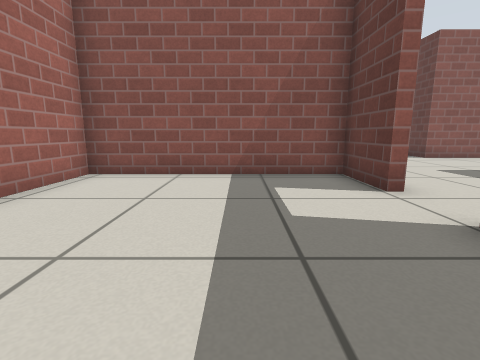
view 1 (above)

21 first-person views from a walk through a Gazebo world. The camera is 0.5 m above the floor, tilts 10° down and sees 85° across. The floor is counted in squares, 0.5 m on a side. Each view is taken from the middle of a square. On the plan, view 1 faces up. The plan holds only what a view shows up to about 11 squares ahead; the rest is blank. Simple patterns stand in for the simulator's built-in surfaces.

view 2
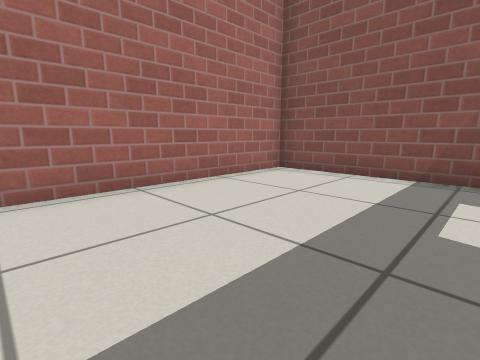

view 3
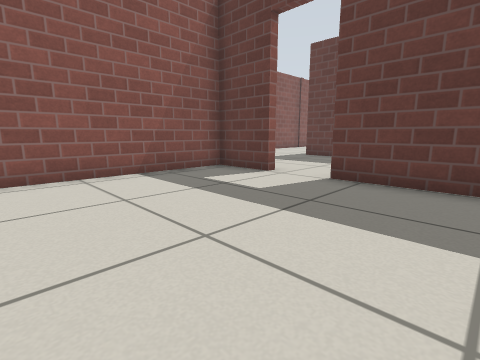

view 4
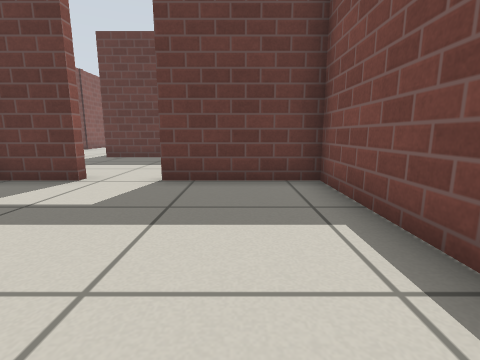

view 5
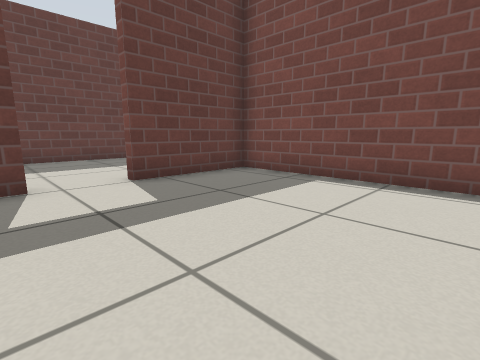

view 6
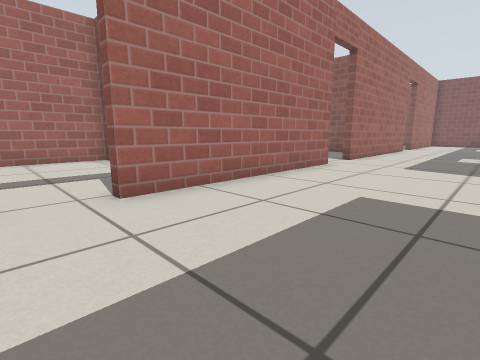

view 7
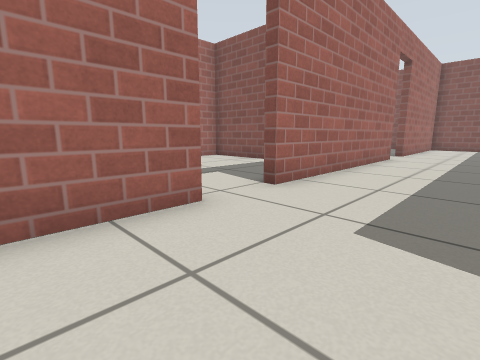

view 8
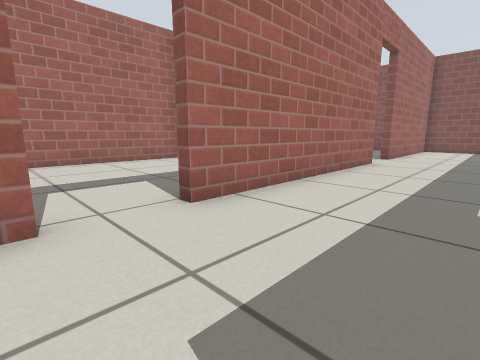

view 9
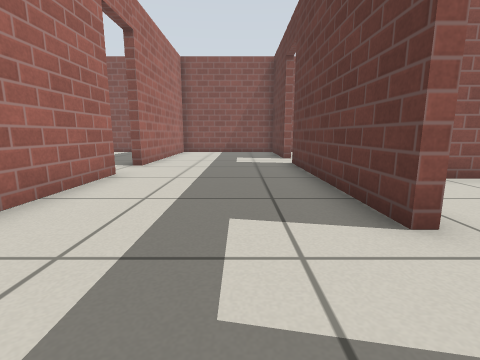

view 10
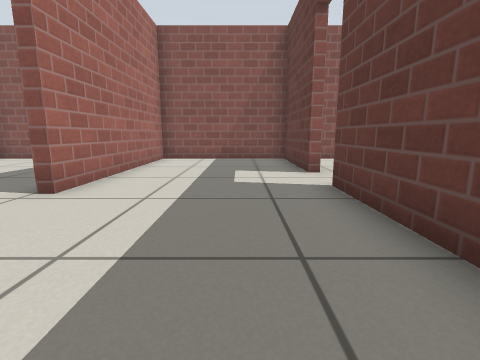

view 11
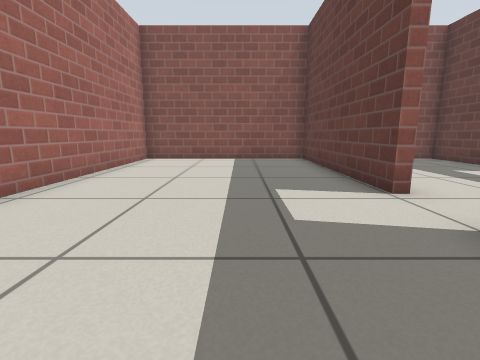

view 12
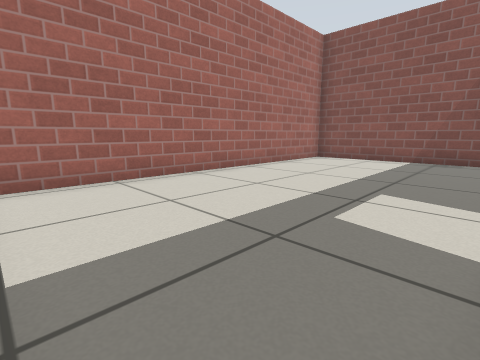

view 13
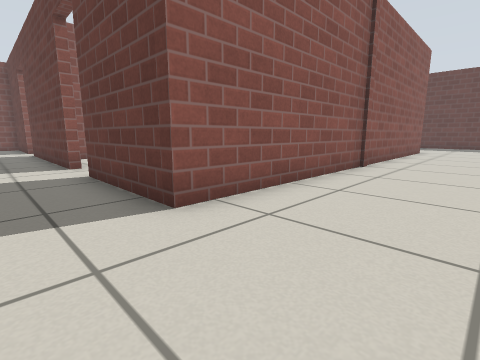

view 14
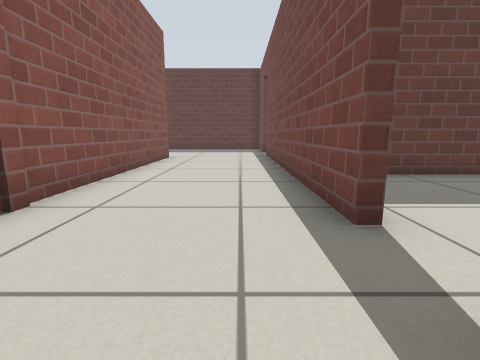

view 15
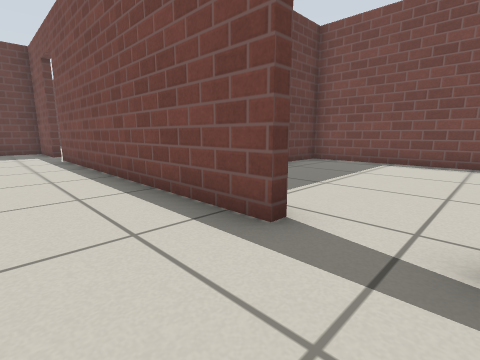

view 16
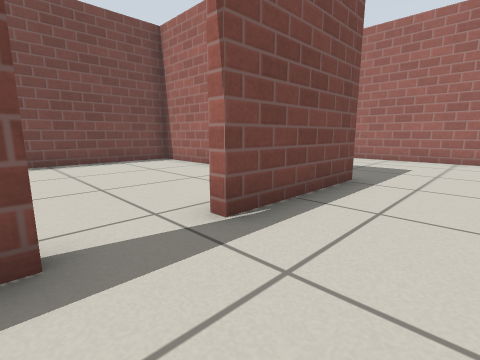

view 17
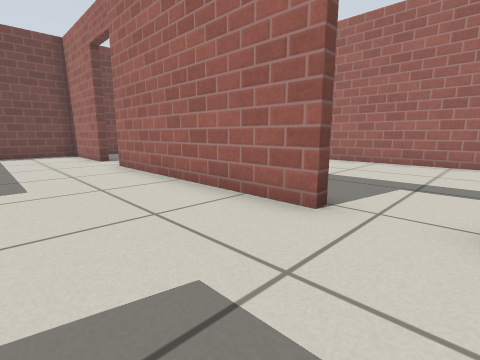

view 18
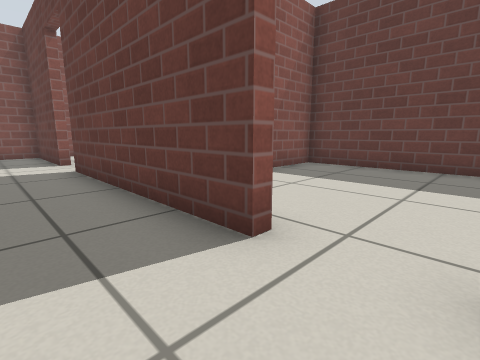

view 19
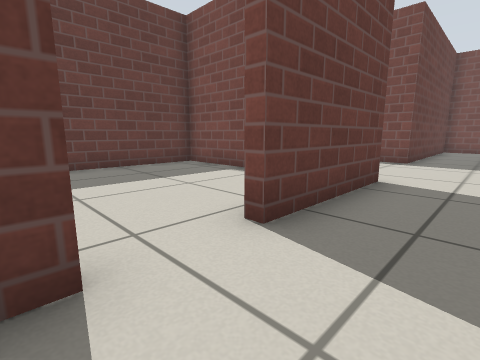

view 20
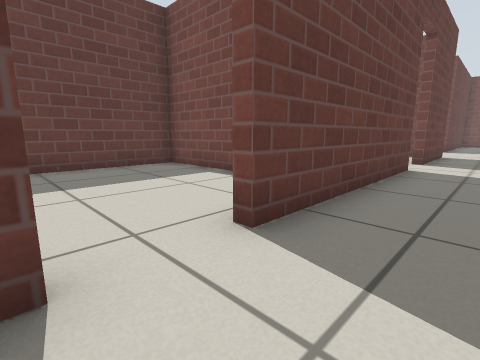

view 21
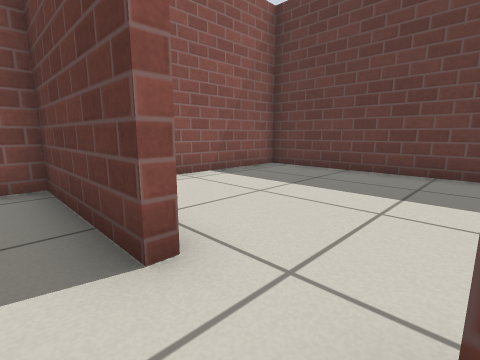

### Floor plan
Ten units are one square. View 1 is at (0, 0); x grows to the right and y downward. Boxes are objects, and circles mark ways between rooms. Rooms are numbered by the first view taken in them; rooms with no view inside come last. Other rooms are left out.
<svg viewBox="-43 -292 278 304">
<path fill="none" stroke="#000" d="M26 -45 26 -65 -38 -65 -38 -1M-29 7 26 7 26 -27M78 -165 78 -231M29 -114 29 -45M29 -206 29 -131M137 -67 224 -67M29 -27 29 3M78 -247 78 -287 29 -287 29 -223M82 -5 82 -67 120 -67M32 7 54 7M224 -111 78 -111 78 -149M26 -223 26 -287 -38 -287 -38 -181M85 -21 85 7 174 7 174 -44M-8 -172 -24 -172M-38 -171 -38 -81M111 -201 143 -201 143 -287 92 -287M114 -113 143 -113 143 -198 106 -198"/>
<circle cx="30" cy="-35" r="3" fill="#2a7"/>
<circle cx="30" cy="-215" r="3" fill="#2a7"/>
<circle cx="127" cy="-67" r="3" fill="#2a7"/>
<circle cx="30" cy="-125" r="3" fill="#2a7"/>
<circle cx="80" cy="-235" r="3" fill="#2a7"/>
<circle cx="80" cy="-155" r="3" fill="#2a7"/>
<text x="-10" y="-30">1</text>
<text x="70" y="-130">2</text>
<text x="-10" y="-230">3</text>
<text x="120" y="-30">4</text>
<text x="-10" y="-120">5</text>
<text x="110" y="-250">6</text>
<text x="110" y="-160">7</text>
</svg>
Room 1 opens to room 2. Room 2 opens to room 3. Room 2 opens to room 4. Room 2 opens to room 5. Room 2 opens to room 6. Room 2 opens to room 7.

Where each view was taken, in squares from view 1:
view 1: 0 up, 0 right, facing up
view 2: 0 up, 1 right, facing up-left
view 3: 0 up, 3 left, facing up-right
view 4: 1 up, 3 left, facing right
view 5: 5 up, 3 left, facing down-right
view 6: 3 up, 7 right, facing up-left
view 7: 9 up, 6 right, facing up-left
view 8: 11 up, 6 right, facing up-left
view 9: 14 up, 6 right, facing up
view 10: 18 up, 6 right, facing up
view 11: 18 up, 0 right, facing up
view 12: 18 up, 2 right, facing up-left
view 13: 8 up, 6 right, facing up-right
view 14: 8 up, 11 right, facing right
view 15: 9 up, 12 right, facing down-right
view 16: 9 up, 14 right, facing down-left
view 17: 13 up, 6 right, facing down-left
view 18: 15 up, 6 right, facing up-right
view 19: 17 up, 6 right, facing down-right
view 20: 25 up, 6 right, facing down-right
view 21: 23 up, 7 right, facing up-right
